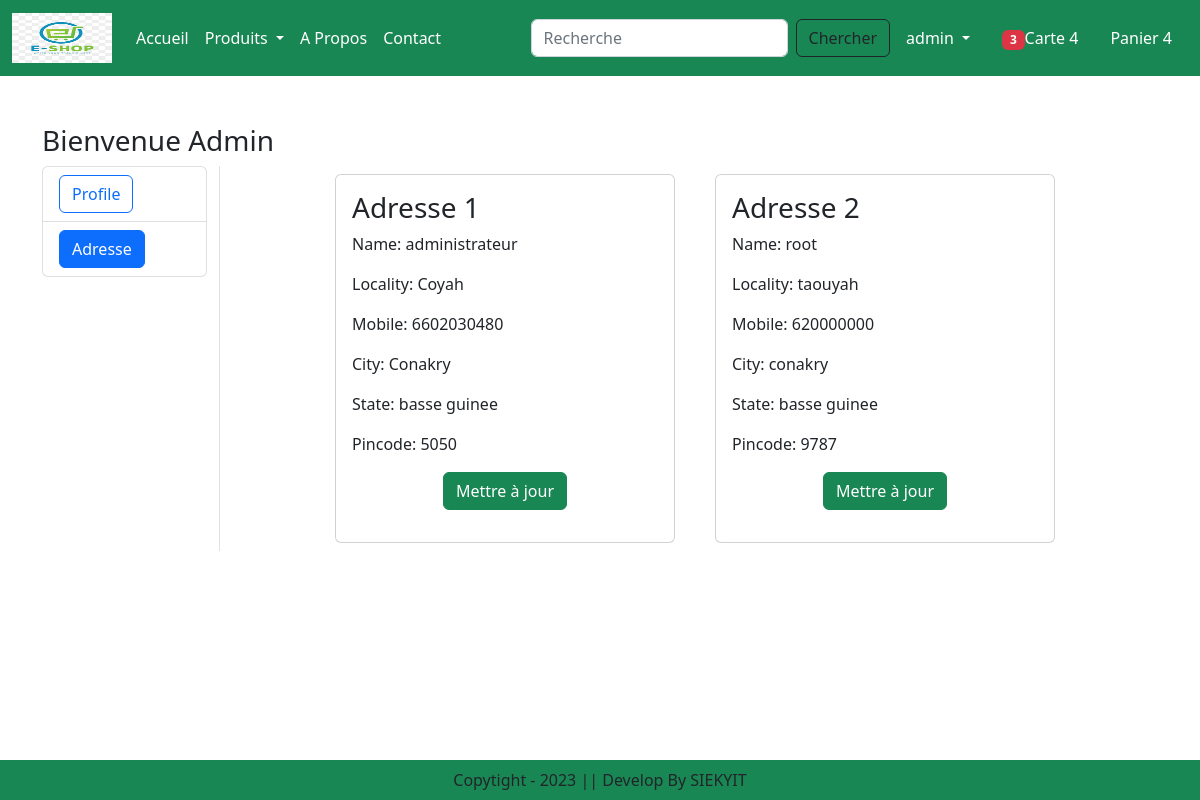
The app's page /address/ (signed in) with its own data.
### app/models.py (models this page shows, shortened)
class Customer(models.Model):
    user = models.ForeignKey(User, on_delete=models.CASCADE)
    name = models.CharField(max_length=200)
    locality = models.CharField(max_length=200)
    city = models.CharField(max_length=50)
    mobile = models.IntegerField(default=0)
    zipcode = models.IntegerField()
    state = models.CharField(choices=STATE_CHOICES, max_length=100)

### app/views.py (the view)
# urls.py: path('address/', views.address, name="address"),
@login_required
def address(request):
    add = Customer.objects.filter(user=request.user)
    totalitem = 0
    if request.user.is_authenticated:
        totalitem = len(Cart.objects.filter(user=request.user))
    return render(request, 'app/address.html',locals())

### app/templates/app/address.html (shortened to what this page needs)
{% extends 'app/base.html' %}
{% load static %}
{% block main-content %}
<div class="container my-5">
    <div class="row">
        <h3>Bienvenue <span class="text-capitalize">{{request.user}}</span></h3>
        <div class="col-sm-2 border-end">
            <ul class="list-group">
                <li class="list-group-item"><a href="{% url 'profile' %}" class="btn btn-outline-primary">Profile</a></li>
                <li class="list-group-item"><a href="{% url 'address' %}" class="btn btn-primary">Adresse</a></li>
            </ul>
        </div>
        <div class="col-sm-8 offset-sm-1">
            <div class="row">
                {% for ad in add %}
                    <div class="col-sm-6">
                        <div class="card m-2">
                            <div class="card-body">
                                <h3>Adresse {{forloop.counter}}</h3>
                                <p>Name: {{ad.name}}</p>
                                <p>Locality: {{ad.locality}}</p>
                                <p>Mobile: {{ad.mobile}}</p>
                                <p>City: {{ad.city}}</p>
                                <p>State: {{ad.state}}</p>
                                <p>Pincode: {{ad.zipcode}}</p>
                                <p class="text-center">
                                    <a href={% url 'updateAddress' pk=ad.pk %} type="button" class="btn btn-success">
                                        Mettre à jour
                                    </a>
                                </p>
                            </div>
                        </div>
                    </div>
                {% endfor %}
            </div>
        </div>
    </div>
</div>
{% endblock main-content %}

### app/templates/app/base.html (shortened to what this page needs)
<!DOCTYPE html>
{% load static %}
<html lang="en">
<head>
    <link href="https://cdn.jsdelivr.net/npm/bootstrap@5.2.3/dist/css/bootstrap.min.css" rel="stylesheet">
    <link rel="stylesheet" href="{% static 'app/css/owl.carousel.min.css' %}" />
    <link rel="stylesheet" href="{% static 'app/css/all.min.css' %}" />
    <link rel="stylesheet" href="{% static 'app/css/style.css' %}" />
</head>
<body>
    <nav class="navbar navbar-expand-lg navbar-dark bg-success">
        <div class="container-fluid">
          <a class="navbar-brand" href="#">
            <img src="{% static "app/images/logo.png" %}" height="50" width="100" />
          </a>
          <div class="collapse navbar-collapse" id="navbarSupportedContent">
            <ul class="navbar-nav me-auto mb-2 mb-lg-0">
              {% if request.user.is_authenticated %}
              <li class="nav-item">
                <a class="nav-link active" aria-current="page" href="/">Accueil</a>
              </li>
              <li class="nav-item dropdown">
                <a class="nav-link dropdown-toggle text-white" href="#" role="button" data-bs-toggle="dropdown" aria-expanded="false">
                  Produits
                </a>
              </li>
              <li class="nav-item">
                <a class="nav-link text-white" href="{% url 'about' %}">A Propos</a>
              </li>
              <li class="nav-item">
                <a class="nav-link text-white" href="{% url 'contact' %}">Contact</a>
              </li>
            </ul>
            <form class="d-flex" role="search" action="/search">
              <input class="form-control me-2" type="search" name="search" placeholder="Recherche" aria-label="Search">
              <button class="btn btn-outline-dark" type="submit">Chercher</button>
            </form>
          </div>
          <ul class="navbar-nav me-auto mb-2 mb-lg-0">
            <li class="nav-item dropdown mx-2">
              <a class="nav-link dropdown-toggle text-white" href="#" role="button" data-bs-toggle="dropdown" aria-expanded="false">
                {{request.user.username}}
              </a>
            </li>
            <li class="nav-item mx-2">
                <a class="nav-link text-white" href="#"><span class="badge bg-danger">{% if totalitem > 0 %} {{totalitem}} {% endif %}</span>Carte 4</a>
            </li>
            <li class="nav-item mx-2">
                <a class="nav-link text-white" href="#">Panier 4</a>
            </li>
            {% endif %}
          </ul>
        </div>
      </nav>
    {% block main-content %}{% endblock main-content %}
    <footer class="container-fluid fixed-bottom bg-success text-center p-2 mt-5">
        Copytight - 2023 || Develop By SIEKYIT
    </footer>
</body>
</html>

### records on screen
Customer: name "administrateur", locality "Coyah", mobile "6602030480", city "Conakry", state "basse guinee", zipcode "5050"
Customer: name "root", locality "taouyah", mobile "620000000", city "conakry", state "basse guinee", zipcode "9787"

### other values on screen
{{ request.user.username }} "admin"
{{ totalitem }} "3"
{{ request.user }} "Admin"
